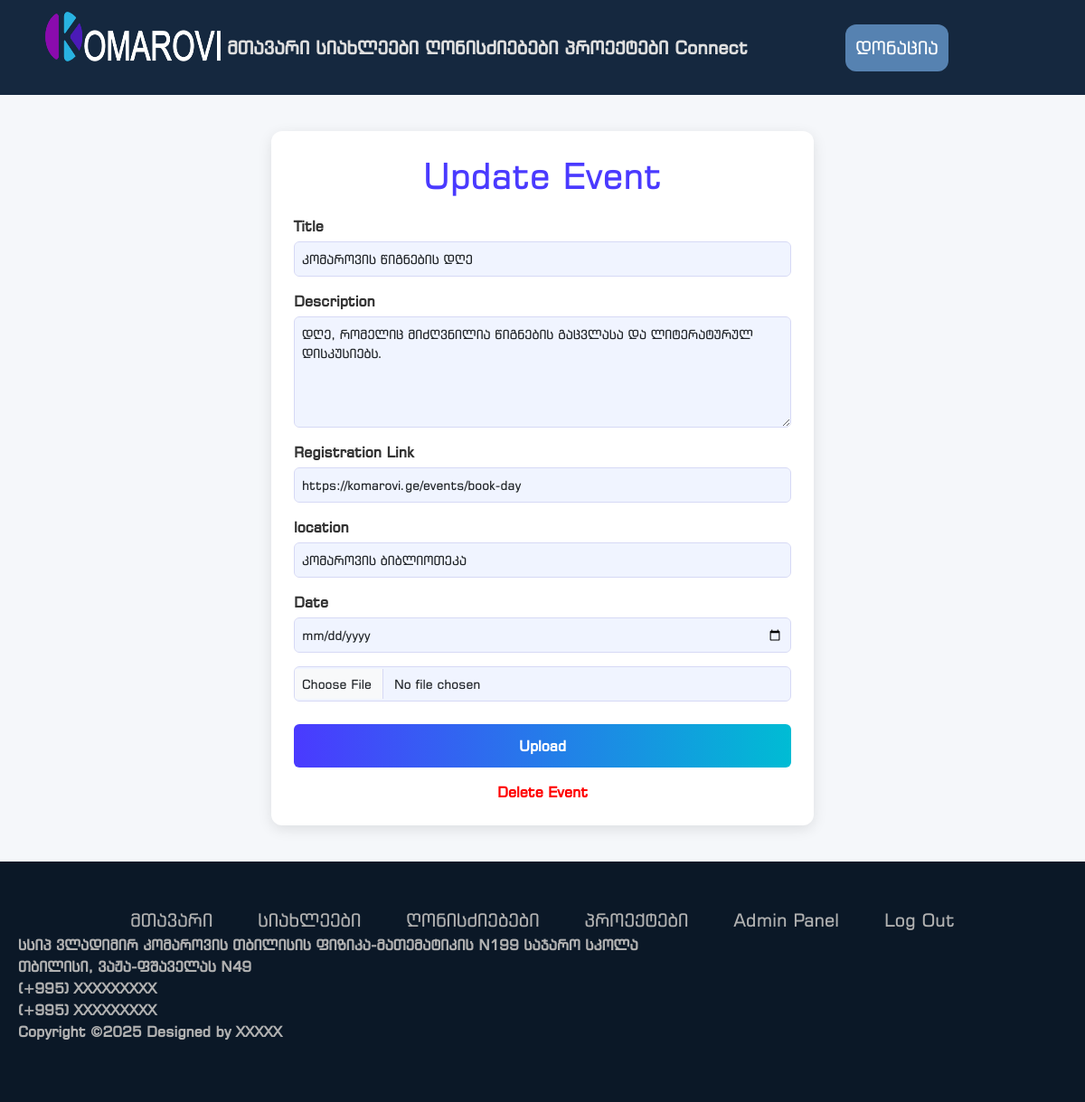
The app's page /adminpanel/events/update/13 (signed in), older data.
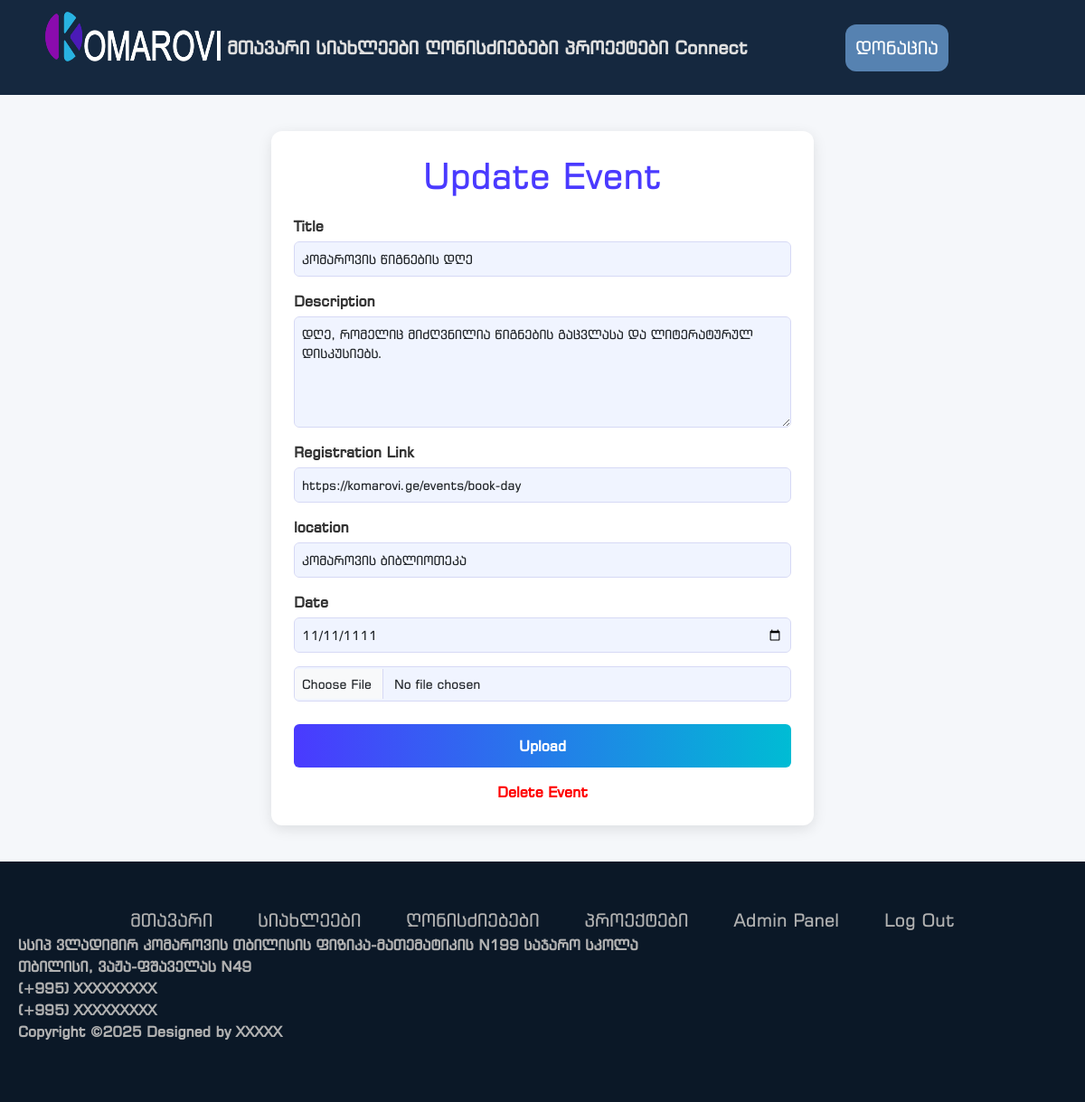
The same page, newer data.
### models.py (models this page shows, shortened)
class Events(db.Model):
    id = db.Column(db.Integer, primary_key=True)
    title = db.Column(db.String(500), nullable=False)
    description = db.Column(db.Text)
    registration_link = db.Column(db.String(500))
    location = db.Column(db.String(500))
    image = db.Column(db.String(200))
    event_date = db.Column(db.DateTime)
    date_added = db.Column(db.DateTime, default=datetime.utcnow)

### routes.py (the view, shortened to what this page needs)
@app.route("/adminpanel/events/update/<int:id>", methods=['GET', 'POST'])
@login_required
def update_event(id):
    event = Events.query.get_or_404(id)
    filename=None
    form = NewEvent()
    form.title.data = event.title
    form.description.data=event.description
    form.registration_link.data = event.registration_link
    form.event_date.data = event.event_date
    form.location.data=event.location
    form.image.data=event.image
    return render_template('update_events.html', form=form, event=event)

### forms.py
class NewEvent(FlaskForm):
    title = StringField('Title', validators=[DataRequired(), Length(min=1, max=500)])
    description = StringField('Description', validators=[DataRequired()], widget=TextArea())
    registration_link = StringField("Registration Link", validators=[DataRequired()])
    location = StringField('location', validators=[DataRequired(), Length(min=1, max=500)])
    image = FileField('Image', validators=[FileAllowed(['jpg', 'jpeg', 'png', 'gif'], 'Images only!')])
    event_date = DateField('Date', format='%Y-%m-%d', validators=[DataRequired()])
    submit = SubmitField('Upload')

### models.py (called while the page is built)
@login_manager.user_loader
def load_user(user_id):
    return User.query.get(user_id)

### templates/update_events.html (shortened to what this page needs)
{% extends "base.html" %} {% block head %}
<link
  rel="stylesheet"
  href="{{ url_for('static', filename='css/update_events.css') }}"
/>
{% endblock %} {% block content %}
<div class="form-container">
  <h1>Update Event</h1>
  <form method="POST" action="" enctype="multipart/form-data">
    <div class="form-group">
      <label>{{ form.title.label }}</label>
      {{ form.title(class="form-control") }}
    </div>
    <div class="form-group">
      <label>{{ form.description.label }}</label>
      {{ form.description(class="form-control", rows="5") }}
    </div>
    <div class="form-group">
      <label>{{ form.registration_link.label }}</label>
      {{ form.registration_link(class="form-control") }}
    </div>
    <div class="form-group">
      <label>{{ form.location.label }}</label>
      {{ form.location(class="form-control") }}
    </div>
    <div class="form-group">
      <label>{{ form.event_date.label }}</label>
      {{ form.event_date(class="form-control") }}
    </div>
    <div class="form-group">{{ form.image(class="form-control") }}</div>
    {{ form.submit(class="btn-submit") }}
  </form>
  <a href="{{ url_for('delete_event', id=event.id) }}" class="delete-link"
    >Delete Event</a
  >
</div>
{% endblock %}

Row changes from the older to the newer data that the page shows:
changed Events "კომაროვის წიგნების დღე": event_date (not shown) → "11/11/1111"
